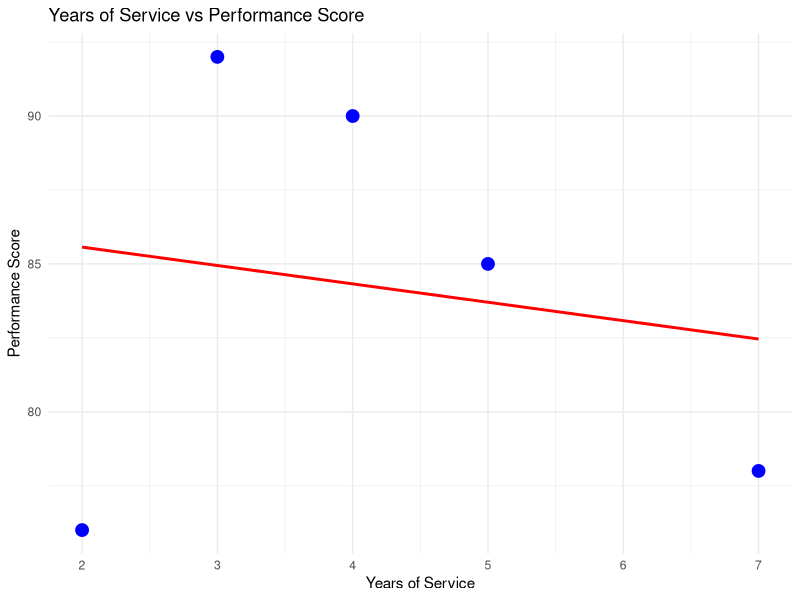

The R script that drew this image:
library(ggplot2)

# Employee Performance Data
employee <- data.frame(
  EmployeeID = c(1,2,3,4,5),
  Department = c("Sales","HR","Marketing","Sales","HR"),
  YearsService = c(5,3,7,4,2),
  Performance = c(85,92,78,90,76)
)

# Scatter Plot
ggplot(employee, aes(x = YearsService, y = Performance)) +
  geom_point(size = 4, color = "blue") +
  geom_smooth(method = "lm", se = FALSE, color = "red") +
  labs(
    title = "Years of Service vs Performance Score",
    x = "Years of Service",
    y = "Performance Score"
  ) +
  theme_minimal()

# Correlation
cor(employee$YearsService, employee$Performance)
